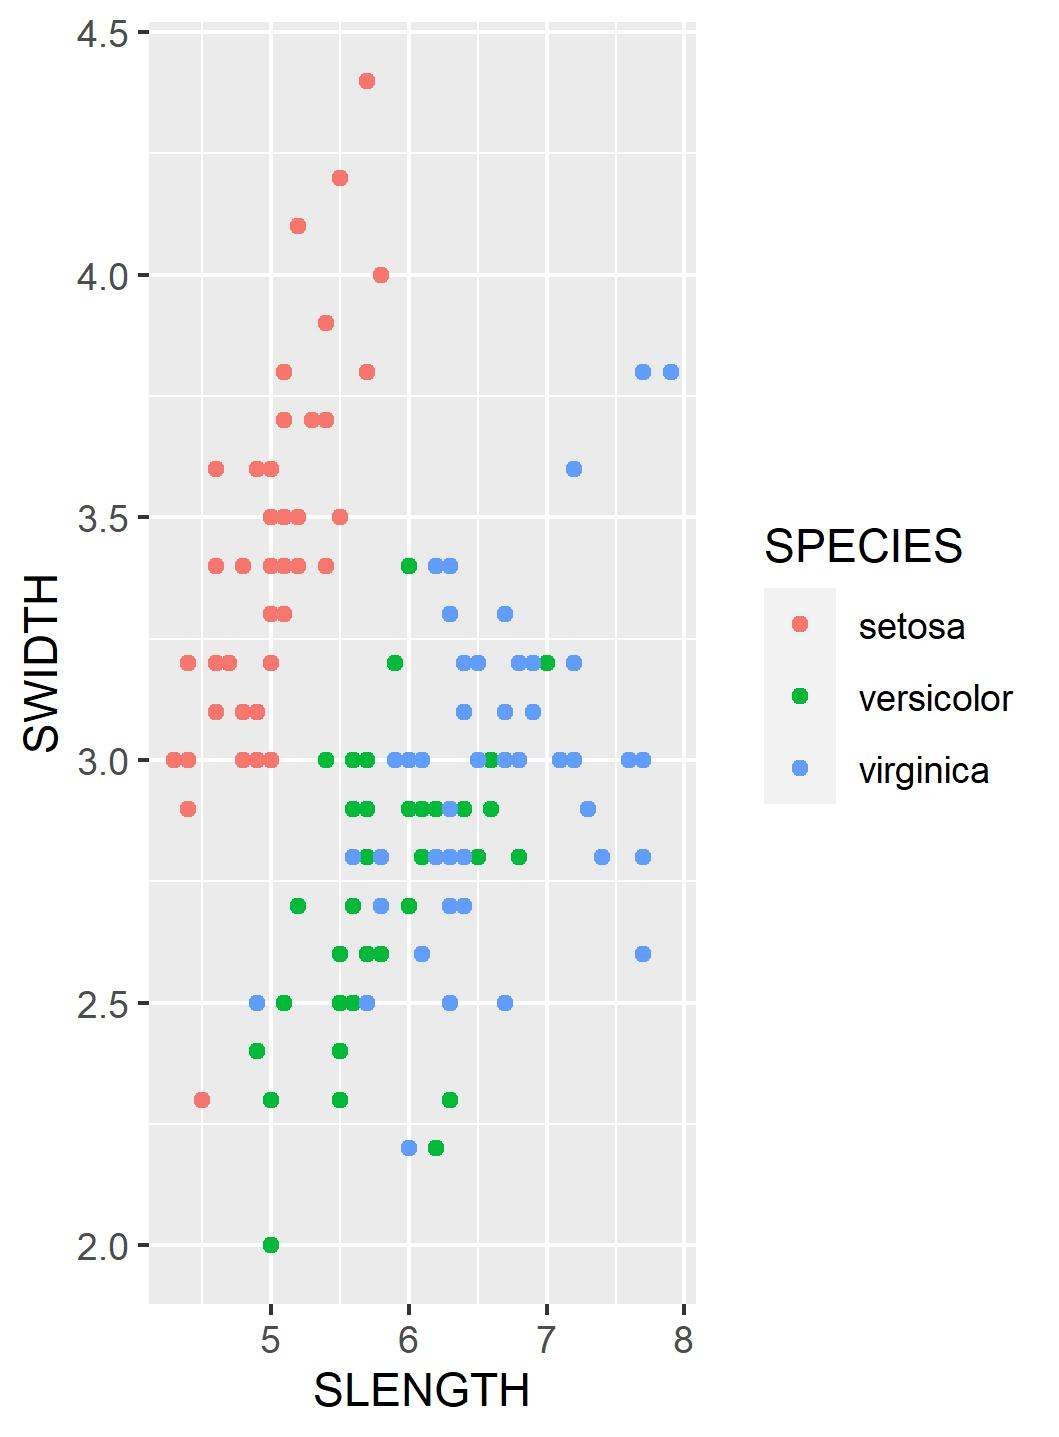

Source code (R):


library(ggplot2)
library(plotly)


#(1) iris 데이터셋을 Oracle 서버에 다음 사양으로 테이블이 생성되고 데이터들이 저장되도록 R 코드를 구현한다.

iris <- as.data.frame(iris)
View(iris)
str(iris)

head(iris)
names(iris) <-c("SLENGTH", "SWIDTH", "PLENGTH", "PWIDTH", "SPECIES")

dbWriteTable(conn,"iris",iris)


#(2) IRIS 테이블의 내용을 모두 읽어 온다.

result5 <-dbReadTable(conn,"iris")
result5

#(3) 다음과 같은 결과가 출력되도록 ggplot() 으로 시각화 R 코드를 구현한다.(2가지)

ggplot(result5, aes(x=SLENGTH, y=SWIDTH,  color= SPECIES))+geom_point()
ggsave("db1.jpg")

ggplot(result5, aes(x=PLENGTH, y=PWIDTH,  color= SPECIES))+geom_point()
ggsave("db2.jpg")
